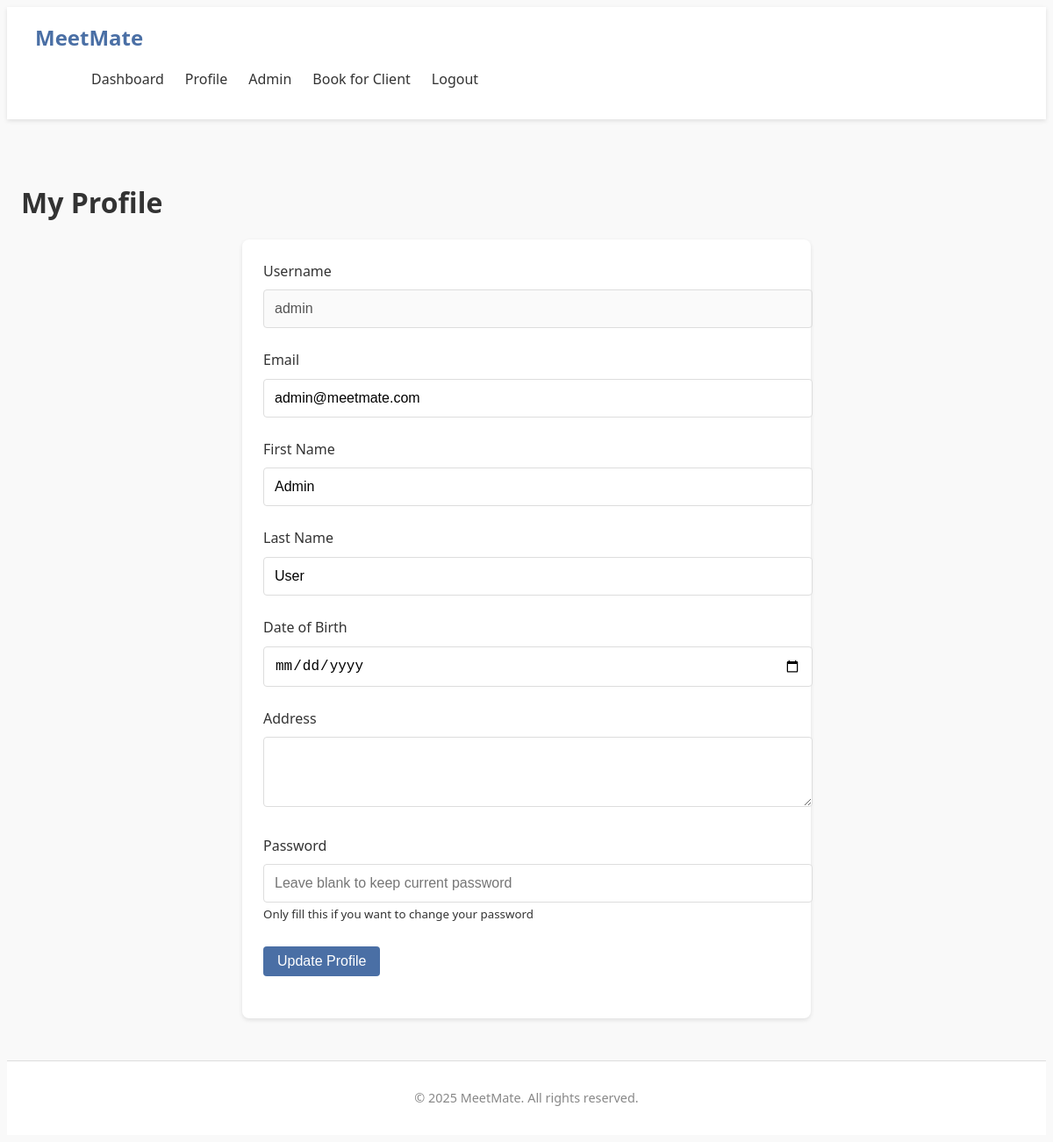
Screenshot of /profile (signed in) with the database file from the repository.
### tables this page shows
CREATE TABLE users (
                id INTEGER PRIMARY KEY AUTOINCREMENT,
                username TEXT NOT NULL UNIQUE,
                email TEXT NOT NULL UNIQUE,
                password TEXT NOT NULL,
                firstname TEXT,
                lastname TEXT,
                dob TEXT,
                address TEXT,
                role TEXT DEFAULT 'user'
            );

### app.py (the view, shortened to what this page needs)
@app.route('/profile', methods=['GET', 'POST'])
@login_required
def profile():
    user = get_user_by_id(session['user_id'])
    if not user:
        flash('User not found', 'error')
        return redirect(url_for('logout'))
    if request.method == 'GET':
        return render_template('profile.html', user=user)

### app.py (called while the page is built)
def get_database_path():
    app_directory = app.root_path
    instance_directory = os.path.join(app_directory, 'instance')
    os.makedirs(instance_directory, exist_ok=True)
    database_path = os.path.join(instance_directory, 'meetmate.db')
    return database_path

def get_database_connection():
    db_path = get_database_path()
    connection = sqlite3.connect(db_path)
    connection.row_factory = sqlite3.Row
    return connection

def get_user_by_id(user_id):
    connection = get_database_connection()
    cursor = connection.cursor()
    cursor.execute("SELECT * FROM users WHERE id = ?", (user_id,))
    user = cursor.fetchone()
    connection.close()
    if user:
        return dict(user)
    return None

def login_required(f):
    @wraps(f)
    def decorated_function(*args, **kwargs):
        if 'user_id' not in session:
            flash('Please login to access this page', 'error')
            return redirect(url_for('login'))
        user = get_user_by_id(session['user_id'])
        if not user:
            session.clear()
            flash('Your account is no longer valid. Please login again.', 'warning')
            return redirect(url_for('login'))
        return f(*args, **kwargs)
    return decorated_function

### templates/profile.html (shortened to what this page needs)
{% extends "base.html" %}
{% block content %}
<div class="profile-page">
    <h1>My Profile</h1>
    <div class="profile-form">
        <form method="POST" action="{{ url_for('profile') }}" class="form">
            <div class="form-group">
                <label for="username">Username</label>
                <input type="text" id="username" value="{{ user.username }}" disabled>
            </div>
            <div class="form-group">
                <label for="email">Email</label>
                <input type="email" id="email" name="email" value="{{ user.email }}" required>
            </div>
            <div class="form-group">
                <label for="firstname">First Name</label>
                <input type="text" id="firstname" name="firstname" value="{{ user.firstname or '' }}">
            </div>
            <div class="form-group">
                <label for="lastname">Last Name</label>
                <input type="text" id="lastname" name="lastname" value="{{ user.lastname or '' }}">
            </div>
            <div class="form-group">
                <label for="dob">Date of Birth</label>
                <input type="date" id="dob" name="dob" value="{{ user.dob or '' }}">
            </div>
            <div class="form-group">
                <label for="address">Address</label>
                <textarea id="address" name="address" rows="3">{{ user.address or '' }}</textarea>
            </div>
            <div class="form-group">
                <label for="password">Password</label>
                <input type="password" id="password" name="password" placeholder="Leave blank to keep current password">
                <small>Only fill this if you want to change your password</small>
            </div>
            <div class="form-group">
                <button type="submit" class="btn btn-primary">Update Profile</button>
            </div>
        </form>
    </div>
</div>
{% endblock %}

### static/css/style.css (style rules this page uses)
:root { --primary-color: #4a6fa5; --primary-color-rgb: 74, 111, 165; --secondary-color: #6c757d; --success-color: #28a745; --danger-color: #dc3545; --warning-color: #ffc107; --info-color: #17a2b8; --light-color: #f8f9fa; --dark-color: #343a40; --body-bg: #f5f7fa; --light-text: #6c757d; --dark-text: #343a40; --border-color: #dee2e6; --shadow: 0 2px 10px rgba(0, 0, 0, 0.1); --border-radius: 0.25rem; --secondary-color: #2ecc71; --danger-color: #e74c3c; --warning-color: #f39c12; --text-color: #333; --light-text: #888; --light-bg: #f9f9f9; --border-color: #ddd; --shadow: 0 2px 5px rgba(0, 0, 0, 0.1); }
body { font-family: 'Segoe UI', Tahoma, Geneva, Verdana, sans-serif; line-height: 1.6; color: var(--text-color); background-color: var(--light-bg); }
h1, h2, h3, h4, h5, h6 { margin-bottom: 1rem; font-weight: 600; }
.btn { display: inline-block; padding: 0.5rem 1rem; background-color: var(--primary-color); color: white; border: none; border-radius: 4px; cursor: pointer; font-size: 1rem; transition: background-color 0.3s; }
.btn-primary { background-color: var(--primary-color); }
.form-group { margin-bottom: 1.5rem; }
.form-group label { display: block; margin-bottom: 0.5rem; font-weight: 500; }
.form-group input, .form-group select, .form-group textarea { width: 100%; padding: 0.75rem; border: 1px solid var(--border-color); border-radius: 4px; font-size: 1rem; }
.profile-page { padding: 2rem 0; }
.profile-form { background-color: white; padding: 1.5rem; border-radius: 8px; box-shadow: var(--shadow); max-width: 600px; margin: 0 auto; }

### rows the page displays
users: username "admin", email "admin@meetmate.com", firstname "Admin", lastname "User"
